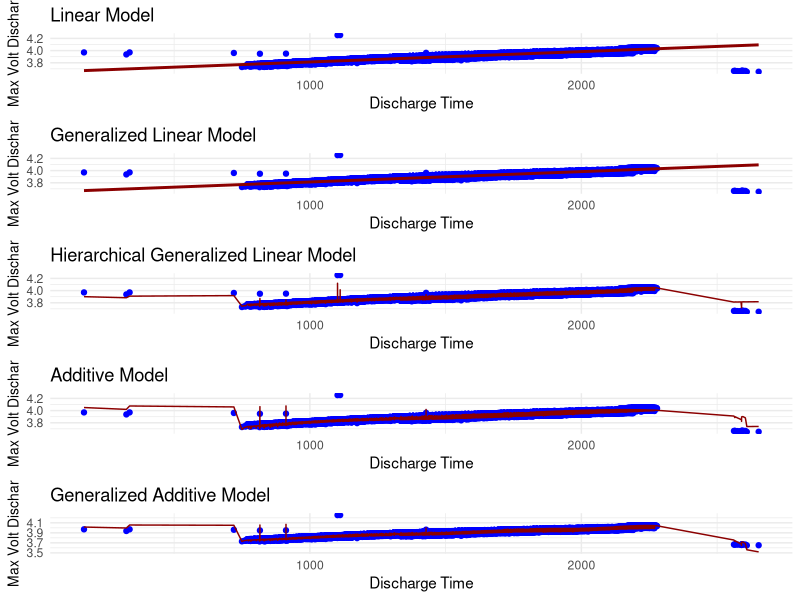

Here is the R script that generated this plot:
# Load necessary libraries
library(ggplot2)
library(readxl)  # Load the readxl package to use read_excel()
library(dplyr)  # For data manipulation
library(broom)  # For tidying model outputs
library(broom.mixed)  # For tidying mixed models
library(gridExtra)  # For arranging plots
library(lme4)  # For hierarchical models
library(mgcv)  # For Generalized Additive Models

# Read the Excel file
data <- read_excel("Dataset.xlsx")

# Create the dataframe with the specified columns
df <- data.frame(
  Discharge_Time = data[[2]],
  Decrement_3.6_3.4V = data[[3]],
  Max_Voltage_Dischar = data[[4]],
  Min_Voltage_Charg = data[[5]],
  Time_at_4.15V = data[[6]],
  Time_constant_current = data[[7]],
  Charging_time = data[[8]] * 10  # Reduce charging time by a factor of 10
)

# Filter the dataframe to include only rows where Max Voltage Discharge is >= 3.5V
df_filtered <- df %>% filter(Max_Voltage_Dischar >= 3.5)

# Fit a Linear Model
linear_model <- lm(Max_Voltage_Dischar ~ Discharge_Time + Decrement_3.6_3.4V, data = df_filtered)

# Fit a Generalized Linear Model (GLM)
glm_model <- glm(Max_Voltage_Dischar ~ Discharge_Time + Decrement_3.6_3.4V, data = df_filtered, family = gaussian())

# Fit a Hierarchical Linear Model
glmer_model <- lmer(Max_Voltage_Dischar ~ Discharge_Time + Decrement_3.6_3.4V + (1 | Discharge_Time), data = df_filtered)

# Fit an Additive Model
additive_model <- lm(Max_Voltage_Dischar ~ poly(Discharge_Time, 2) + poly(Decrement_3.6_3.4V, 2), data = df_filtered)

# Fit a Generalized Additive Model (GAM)
gam_model <- gam(Max_Voltage_Dischar ~ s(Discharge_Time) + s(Decrement_3.6_3.4V), data = df_filtered)

# Function to calculate WAIC
calculate_waic <- function(model) {
  log_likelihood <- logLik(model)
  n <- length(residuals(model))
  k <- length(coef(model))
  waic <- -2 * (log_likelihood - k)
  return(waic)
}

# Create a summary table for the models
model_summaries <- data.frame(
  Model = c("Linear", "GLM", "Hierarchical", "Additive", "GAM"),
  AIC = c(AIC(linear_model), AIC(glm_model), AIC(glmer_model), AIC(additive_model), AIC(gam_model)),
  BIC = c(BIC(linear_model), BIC(glm_model), BIC(glmer_model), BIC(additive_model), BIC(gam_model)),
  WAIC = c(calculate_waic(linear_model), calculate_waic(glm_model), calculate_waic(glmer_model), calculate_waic(additive_model), calculate_waic(gam_model))
)

# Display the model summaries
print(model_summaries)

# Create a coefficients table
coefficients_table <- bind_rows(
  tidy(linear_model) %>% mutate(Model = "Linear"),
  tidy(glm_model) %>% mutate(Model = "GLM"),
  tidy(glmer_model, effects = "fixed") %>% mutate(Model = "Hierarchical"),
  tidy(additive_model) %>% mutate(Model = "Additive"),
  tidy(gam_model) %>% mutate(Model = "GAM")
)

# Display the coefficients table
print(coefficients_table)

# Create plots for each model

# Linear Model Plot
plot_linear <- ggplot(df_filtered, aes(x = Discharge_Time, y = Max_Voltage_Dischar)) +
  geom_point(color = "blue") +
  geom_smooth(method = "lm", color = "darkred") +
  labs(title = "Linear Model", x = "Discharge Time", y = "Max Volt Dischar") +
  theme_minimal() +
  theme(axis.title.y = element_text(size = 10))  # Adjust y-axis title size

# GLM Plot
plot_glm <- ggplot(df_filtered, aes(x = Discharge_Time, y = Max_Voltage_Dischar)) +
  geom_point(color = "blue") +
  geom_smooth(method = "glm", method.args = list(family = gaussian()), color = "darkred") +
  labs(title = "Generalized Linear Model", x = "Discharge Time", y = "Max Volt Dischar") +
  theme_minimal() +
  theme(axis.title.y = element_text(size = 10))  # Adjust y-axis title size

# Hierarchical Model Plot
df_filtered$Predicted_GLMM <- predict(glmer_model)
plot_glmer <- ggplot(df_filtered, aes(x = Discharge_Time, y = Predicted_GLMM)) +
  geom_point(aes(y = Max_Voltage_Dischar), color = "blue") +
  geom_line(color = "darkred") +
  labs(title = "Hierarchical Generalized Linear Model", x = "Discharge Time", y = "Max Volt Dischar") +
  theme_minimal() +
  theme(axis.title.y = element_text(size = 10))  # Adjust y-axis title size

# Additive Model Plot
df_filtered$Predicted_Additive <- predict(additive_model)
plot_additive <- ggplot(df_filtered, aes(x = Discharge_Time, y = Predicted_Additive)) +
  geom_point(aes(y = Max_Voltage_Dischar), color = "blue") +
  geom_line(color = "darkred") +
  labs(title = "Additive Model", x = "Discharge Time", y = "Max Volt Dischar") +
  theme_minimal() +
  theme(axis.title.y = element_text(size = 10))  # Adjust y-axis title size

# GAM Plot
df_filtered$Predicted_GAM <- predict(gam_model)
plot_gam <- ggplot(df_filtered, aes(x = Discharge_Time, y = Predicted_GAM)) +
  geom_point(aes(y = Max_Voltage_Dischar), color = "blue") +
  geom_line(color = "darkred") +
  labs(title = "Generalized Additive Model", x = "Discharge Time", y = "Max Volt Dischar") +
  theme_minimal() +
  theme(axis.title.y = element_text(size = 10))  # Adjust y-axis title size

# Arrange plots in a grid with five rows
grid.arrange(plot_linear, plot_glm, plot_glmer, plot_additive, plot_gam, nrow = 5)
